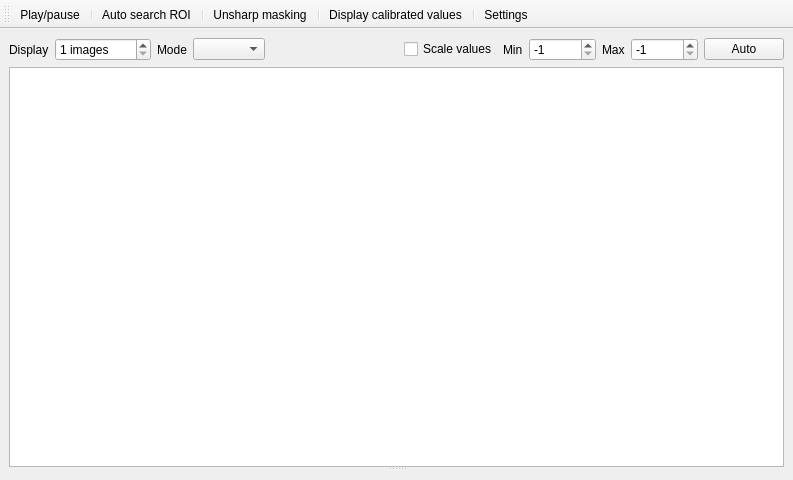
<?xml version="1.0" encoding="UTF-8"?>
<ui version="4.0">
 <class>Z3D::ZLTSCameraPreviewer</class>
 <widget class="QMainWindow" name="Z3D::ZLTSCameraPreviewer">
  <property name="geometry">
   <rect>
    <x>0</x>
    <y>0</y>
    <width>793</width>
    <height>480</height>
   </rect>
  </property>
  <property name="windowTitle">
   <string>LTS preview</string>
  </property>
  <widget class="QWidget" name="centralwidget">
   <layout class="QVBoxLayout" name="verticalLayout">
    <item>
     <widget class="QSplitter" name="splitter">
      <property name="orientation">
       <enum>Qt::Vertical</enum>
      </property>
      <widget class="QWidget" name="layoutWidget">
       <layout class="QGridLayout" name="gridLayout">
        <item row="0" column="0">
         <widget class="QLabel" name="label_3">
          <property name="text">
           <string>Display</string>
          </property>
         </widget>
        </item>
        <item row="0" column="10">
         <widget class="QPushButton" name="autoSetMinMaxButton">
          <property name="text">
           <string>Auto</string>
          </property>
         </widget>
        </item>
        <item row="0" column="9">
         <widget class="QDoubleSpinBox" name="rangeMaxSpinBox">
          <property name="decimals">
           <number>0</number>
          </property>
          <property name="minimum">
           <double>-1.000000000000000</double>
          </property>
          <property name="maximum">
           <double>9999999.000000000000000</double>
          </property>
          <property name="singleStep">
           <double>10.000000000000000</double>
          </property>
          <property name="value">
           <double>-1.000000000000000</double>
          </property>
         </widget>
        </item>
        <item row="0" column="4">
         <spacer name="horizontalSpacer">
          <property name="orientation">
           <enum>Qt::Horizontal</enum>
          </property>
          <property name="sizeHint" stdset="0">
           <size>
            <width>40</width>
            <height>20</height>
           </size>
          </property>
         </spacer>
        </item>
        <item row="0" column="7">
         <widget class="QDoubleSpinBox" name="rangeMinSpinBox">
          <property name="decimals">
           <number>0</number>
          </property>
          <property name="minimum">
           <double>-1.000000000000000</double>
          </property>
          <property name="maximum">
           <double>9999999.000000000000000</double>
          </property>
          <property name="singleStep">
           <double>10.000000000000000</double>
          </property>
          <property name="value">
           <double>-1.000000000000000</double>
          </property>
         </widget>
        </item>
        <item row="0" column="8">
         <widget class="QLabel" name="label_2">
          <property name="text">
           <string>Max</string>
          </property>
         </widget>
        </item>
        <item row="0" column="1">
         <widget class="QSpinBox" name="visibleImagesSpinBox">
          <property name="suffix">
           <string> images</string>
          </property>
          <property name="minimum">
           <number>1</number>
          </property>
          <property name="maximum">
           <number>9999</number>
          </property>
          <property name="singleStep">
           <number>10</number>
          </property>
          <property name="value">
           <number>1</number>
          </property>
         </widget>
        </item>
        <item row="1" column="0" colspan="11">
         <widget class="Z3D::ScanImageViewer" name="scanImageView">
          <property name="minimumSize">
           <size>
            <width>0</width>
            <height>240</height>
           </size>
          </property>
         </widget>
        </item>
        <item row="0" column="3">
         <widget class="QComboBox" name="scanViewDisplayModeComboBox"/>
        </item>
        <item row="0" column="2">
         <widget class="QLabel" name="label_4">
          <property name="text">
           <string>Mode</string>
          </property>
         </widget>
        </item>
        <item row="0" column="6">
         <widget class="QLabel" name="label">
          <property name="text">
           <string>Min</string>
          </property>
         </widget>
        </item>
        <item row="0" column="5">
         <widget class="QCheckBox" name="scaleValuesCheckBox">
          <property name="text">
           <string>Scale values</string>
          </property>
         </widget>
        </item>
       </layout>
      </widget>
      <widget class="QWidget" name="layoutWidget">
       <layout class="QVBoxLayout" name="plotLayout"/>
      </widget>
     </widget>
    </item>
   </layout>
  </widget>
  <widget class="QMenuBar" name="menubar">
   <property name="geometry">
    <rect>
     <x>0</x>
     <y>0</y>
     <width>793</width>
     <height>22</height>
    </rect>
   </property>
  </widget>
  <widget class="QToolBar" name="toolBar">
   <property name="windowTitle">
    <string>toolBar</string>
   </property>
   <attribute name="toolBarArea">
    <enum>TopToolBarArea</enum>
   </attribute>
   <attribute name="toolBarBreak">
    <bool>false</bool>
   </attribute>
   <addaction name="actionPlayPause"/>
   <addaction name="separator"/>
   <addaction name="actionAutoSearchROI"/>
   <addaction name="separator"/>
   <addaction name="actionUnsharpMasking"/>
   <addaction name="separator"/>
   <addaction name="actionDisplayCalibratedValues"/>
   <addaction name="separator"/>
   <addaction name="actionShowCameraSettings"/>
  </widget>
  <action name="actionPlayPause">
   <property name="checkable">
    <bool>true</bool>
   </property>
   <property name="text">
    <string>Play/pause</string>
   </property>
  </action>
  <action name="actionShowCameraSettings">
   <property name="text">
    <string>Settings...</string>
   </property>
  </action>
  <action name="actionAutoSearchROI">
   <property name="text">
    <string>Auto search ROI</string>
   </property>
  </action>
  <action name="actionDisplayCalibratedValues">
   <property name="checkable">
    <bool>true</bool>
   </property>
   <property name="text">
    <string>Display calibrated values</string>
   </property>
  </action>
  <action name="actionUnsharpMasking">
   <property name="checkable">
    <bool>true</bool>
   </property>
   <property name="text">
    <string>Unsharp masking</string>
   </property>
  </action>
 </widget>
 <customwidgets>
  <customwidget>
   <class>Z3D::ScanImageViewer</class>
   <extends>QGraphicsView</extends>
   <header>zscanimageviewer.h</header>
  </customwidget>
 </customwidgets>
 <resources/>
 <connections/>
</ui>
